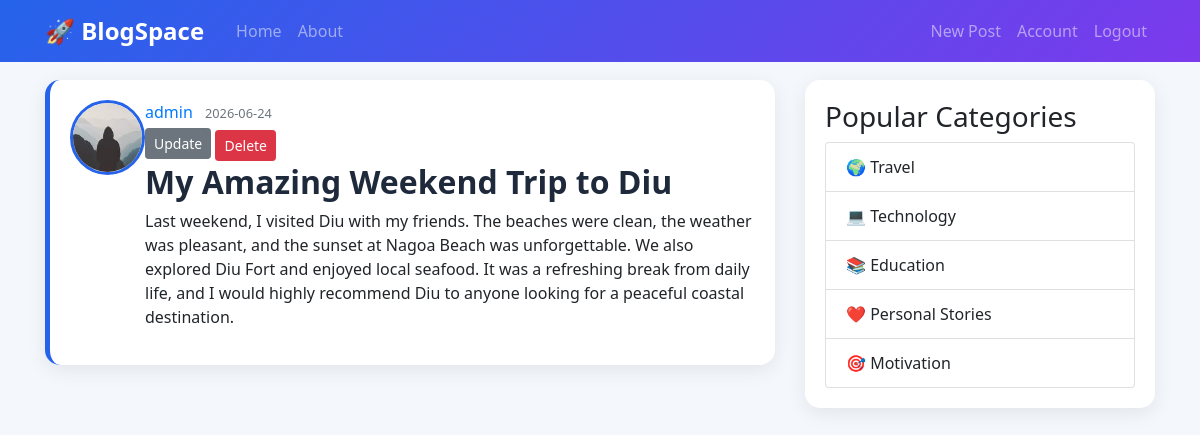
The app's page /post/1 (signed in) with its own data.
### flaskblog/models.py (models this page shows, shortened)
class User(db.Model, UserMixin):
    id=db.Column(db.Integer, primary_key=True)
    username=db.Column(db.String(20), unique=True, nullable=False)
    email=db.Column(db.String(120), unique=True, nullable=False)
    image=db.Column(db.String(20), nullable=False, default='default.jpg')
    password=db.Column(db.String(60), nullable=False)
    posts=db.relationship('Post', backref='author', lazy=True) # This line defines a relationship between the User model and the Post model. It indicates that a user can have multiple posts. The backref parameter creates a virtual column in the Post model called 'author' that allows us to access the user who created a post. The lazy=True parameter means that the related posts will be loaded from the database only when they are accessed, rather than being loaded immediately when the user is queried.
    ''''
    @staticmethod
    def get_reset_token(self,expires_sec=1800):
        s= Serializer(app.config['SECRET_KEY'], expires_sec)
        return s.dumps({'used_id':self.id}).decode('utf-8')

    def verify_reset_token(token):
        s= Serializer(app.config['SECRET_KEY'])
        try:
            user_id=s.load(token)['used_id']
        except:
            return None
        return User.query.get(user_id)
    '''
    def get_reset_token(self):
        s = Serializer(current_app.config['SECRET_KEY'])
        return s.dumps({'user_id': self.id})
    @staticmethod
    def verify_reset_token(token):
        s = Serializer(current_app.config['SECRET_KEY'])
        try:
            user_id = s.loads(token, max_age=1800)['user_id']
        except Exception:
            return None
        return User.query.get(user_id)

class Post(db.Model):
    id=db.Column(db.Integer, primary_key=True)
    title=db.Column(db.String(100), nullable=False)
    date_posted=db.Column(db.DateTime, nullable=False, default=datetime.utcnow)
    content=db.Column(db.Text, nullable=False)
    user_id=db.Column(db.Integer, db.ForeignKey('user.id'), nullable=False)

### flaskblog/posts/routes.py (the view)
@posts.route('/post/<int:post_id>')
def post(post_id):
    post=Post.query.get_or_404(post_id) # This line queries the database to retrieve a post with the specified post_id. It uses SQLAlchemy's query interface to access the Post model and calls the get_or_404 method, which attempts to retrieve the post with the given ID. If a post with that ID exists, it will return a Post object; otherwise, it will raise a 404 error, indicating that the requested resource was not found. The retrieved post is then stored in the post variable, which can be passed to the template for rendering
    return render_template('post.html', title=post.title, post=post)

### flaskblog/models.py (called while the page is built)
@login_manager.user_loader # This is a decorator provided by Flask-Login that registers the decorated function as the user loader callback. Flask-Login will call this function to load a user from the database based on their user ID when needed (e.g., during login or when accessing protected routes).
def load_user(user_id):
    return User.query.get(int(user_id))# This function is used by Flask-Login to load a user from the database based on their user ID. The @login_manager.user_loader decorator registers this function as the user loader callback, which Flask-Login will call to retrieve a user object when needed (e.g., during login or when accessing protected routes). The function takes a user_id as an argument, converts it to an integer, and queries the User model to find and return the corresponding user object from the database. If no user is found with that ID, it will return None.

### flaskblog/templates/post.html (shortened to what this page needs)
{% extends 'layout.html' %}
{% block content %}
  <article class="media content-section">
    <img class="rounded-circle article-img" src="{{ url_for('static', filename='profile_pics/' + post.author.image) }}" />
    <div class="media-body">
      <div class="article-metadata">
        <a class="mr-2" href="{{ url_for('users.user_posts', username=post.author.username) }}">{{ post.author.username }}</a>
        <small class="text-muted">{{ post.date_posted.strftime('%Y-%m-%d') }}</small>
        {% if post.author == current_user %}
          <div>
            <a class="btn btn-secondary btn-sm mt-1 mb-1" href="{{ url_for('posts.update_post', post_id=post.id) }}">Update</a>
            <button type="button" class="btn btn-danger btn-sm mt-1" data-toggle="modal" data-target="#deleteModal">Delete</button>
          </div>
        {% endif %}
      </div>
      <h2 class="article-title">{{ post.title }}</h2>
      <p class="article-content">{{ post.content }}</p>
    </div>
  </article>
{% endblock %}

### flaskblog/static/main.css (style rules this page uses)
body { background:#f4f7fc; font-family:'Segoe UI',sans-serif; margin-top:5rem; }
.content-section { background:white; border:none; border-radius:15px; padding:20px; margin-bottom:20px; box-shadow:0 5px 20px rgba(0,0,0,.08); transition:.3s; }
.article-title { color:#1e293b; font-weight:700; }
.article-img { width:75px; height:75px; border:3px solid #2563eb; }
.media.content-section { border-left:5px solid #2563eb; }

### records on screen
User: image (picture), author.username "admin"
Post: date_posted "2026-06-24", title "My Amazing Weekend Trip to Diu", content "Last weekend, I visited Diu with my friends. The beaches were clean, the weather was pleasant, and the sunset at Nagoa Beach was unforgettable. We also explored Diu Fort and enjoyed local seafood. It was a refreshing break from daily life, and I would highly recommend Diu to anyone looking for a peaceful coastal destination."
